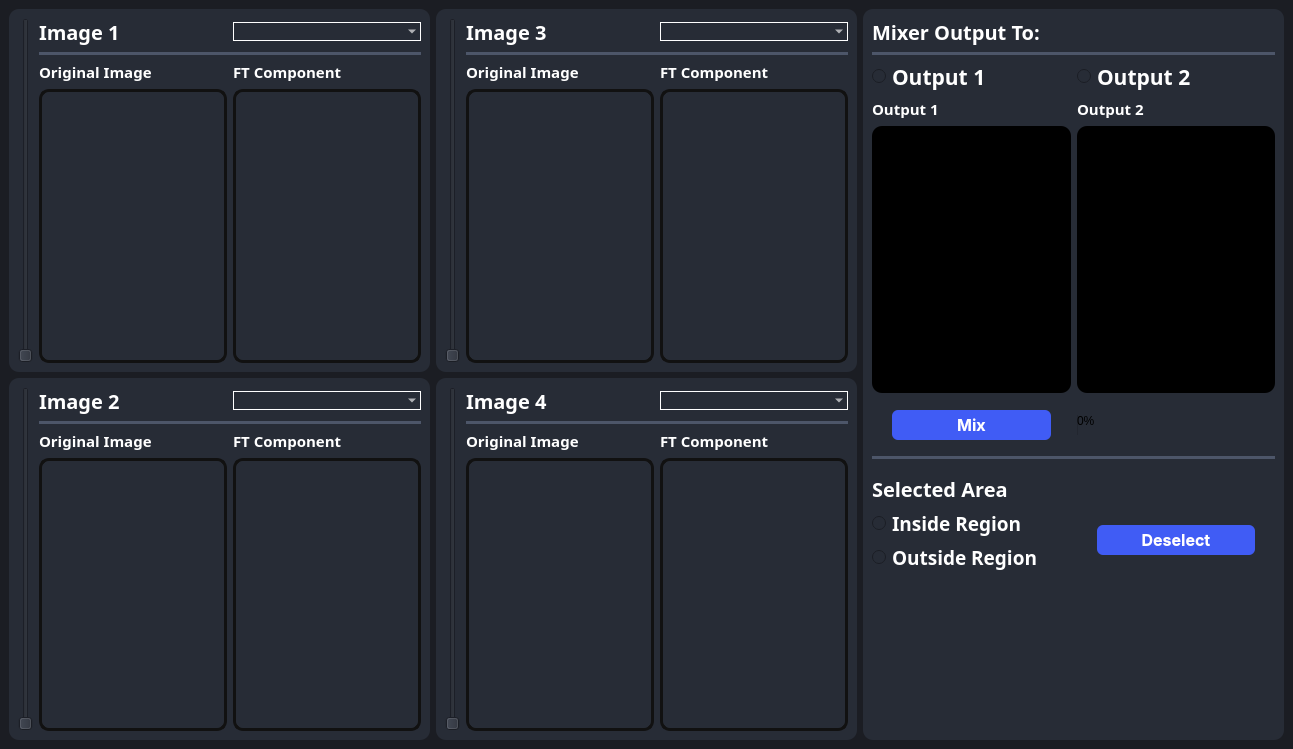
<?xml version="1.0" encoding="UTF-8"?>
<ui version="4.0">
 <class>MainWindow</class>
 <widget class="QMainWindow" name="MainWindow">
  <property name="geometry">
   <rect>
    <x>0</x>
    <y>0</y>
    <width>1293</width>
    <height>749</height>
   </rect>
  </property>
  <property name="windowTitle">
   <string>MainWindow</string>
  </property>
  <property name="styleSheet">
   <string notr="true">background-color: #1b1d23;</string>
  </property>
  <widget class="QWidget" name="centralwidget">
   <property name="styleSheet">
    <string notr="true">background-color: #1b1d23;</string>
   </property>
   <layout class="QHBoxLayout" name="horizontalLayout_11">
    <item>
     <layout class="QVBoxLayout" name="verticalLayout_left">
      <item>
       <widget class="QFrame" name="frame">
        <property name="styleSheet">
         <string notr="true">border-radius: 10px;
background-color: rgb(39, 44, 54);
border: none;

</string>
        </property>
        <property name="frameShape">
         <enum>QFrame::StyledPanel</enum>
        </property>
        <property name="frameShadow">
         <enum>QFrame::Raised</enum>
        </property>
        <layout class="QGridLayout" name="gridLayout">
         <property name="leftMargin">
          <number>9</number>
         </property>
         <item row="0" column="1">
          <layout class="QVBoxLayout" name="verticalLayout_3">
           <property name="leftMargin">
            <number>0</number>
           </property>
           <item>
            <layout class="QHBoxLayout" name="horizontalLayout">
             <item>
              <widget class="QLabel" name="label">
               <property name="font">
                <font>
                 <family>Overpass Black</family>
                 <pointsize>-1</pointsize>
                 <bold>true</bold>
                </font>
               </property>
               <property name="styleSheet">
                <string notr="true">color:white;
font-size:20px;
margin: 0 0 ;</string>
               </property>
               <property name="text">
                <string>Image 1</string>
               </property>
              </widget>
             </item>
             <item>
              <widget class="QComboBox" name="combo1">
               <property name="styleSheet">
                <string notr="true">QComboBox {
    font-family: &quot;Overpass&quot;;
    font-weight: 600; /* Semibold */
    font-size: 10pt; /* Adjust the font size as needed */
    color: white; /* Set the text color to white */
    border: 1px solid white; /* Set the border to 1px solid white */
background: rgba(74, 74, 74, 0);
	border-radius: 10px;
}</string>
               </property>
              </widget>
             </item>
            </layout>
           </item>
           <item>
            <widget class="Line" name="line_10">
             <property name="styleSheet">
              <string notr="true">/* Line style */

  /* Set the width of the line */
  width: 20px;

  /* Set the height of the line */
  height: 5px;

  /* Set the background color of the line */
  background-color:rgb(77, 86, 105);

  /* Set the border of the line */
  border: 10px;

  /* Set the border radius of the line */
  border-radius:5px;




</string>
             </property>
             <property name="orientation">
              <enum>Qt::Horizontal</enum>
             </property>
            </widget>
           </item>
           <item>
            <layout class="QHBoxLayout" name="horizontalLayout_2">
             <item>
              <layout class="QVBoxLayout" name="verticalLayout" stretch="0,5">
               <item>
                <widget class="QLabel" name="label_2">
                 <property name="font">
                  <font>
                   <family>Oswald SemiBold</family>
                   <pointsize>11</pointsize>
                   <bold>true</bold>
                  </font>
                 </property>
                 <property name="styleSheet">
                  <string notr="true">color:white;
font-weight:10000px;
</string>
                 </property>
                 <property name="text">
                  <string>Original Image</string>
                 </property>
                </widget>
               </item>
               <item>
                <widget class="QWidget" name="original1" native="true">
                 <property name="styleSheet">
                  <string notr="true">QWidget {
 border: 3px solid rgb(17,17,17);
}</string>
                 </property>
                </widget>
               </item>
              </layout>
             </item>
             <item>
              <layout class="QVBoxLayout" name="verticalLayout_2" stretch="0,5">
               <item>
                <widget class="QLabel" name="label_3">
                 <property name="font">
                  <font>
                   <family>Oswald SemiBold</family>
                   <pointsize>11</pointsize>
                   <bold>true</bold>
                  </font>
                 </property>
                 <property name="styleSheet">
                  <string notr="true">color:white;
font-weight:10000px;</string>
                 </property>
                 <property name="text">
                  <string>FT Component</string>
                 </property>
                </widget>
               </item>
               <item>
                <widget class="QWidget" name="component_image1" native="true">
                 <property name="styleSheet">
                  <string notr="true">border: 3px solid rgb(17,17,17);</string>
                 </property>
                </widget>
               </item>
              </layout>
             </item>
            </layout>
           </item>
          </layout>
         </item>
         <item row="0" column="0">
          <widget class="QSlider" name="Slider_weight1">
           <property name="layoutDirection">
            <enum>Qt::LeftToRight</enum>
           </property>
           <property name="orientation">
            <enum>Qt::Vertical</enum>
           </property>
          </widget>
         </item>
        </layout>
       </widget>
      </item>
      <item>
       <widget class="QFrame" name="frame_2">
        <property name="styleSheet">
         <string notr="true">background-color: rgb(39, 44, 54);
border-radius: 10px;
border: none;</string>
        </property>
        <property name="frameShape">
         <enum>QFrame::StyledPanel</enum>
        </property>
        <property name="frameShadow">
         <enum>QFrame::Raised</enum>
        </property>
        <layout class="QGridLayout" name="gridLayout_2">
         <property name="leftMargin">
          <number>9</number>
         </property>
         <item row="0" column="1">
          <layout class="QVBoxLayout" name="verticalLayout_4">
           <property name="leftMargin">
            <number>0</number>
           </property>
           <item>
            <layout class="QHBoxLayout" name="horizontalLayout_3">
             <item>
              <widget class="QLabel" name="label_4">
               <property name="font">
                <font>
                 <family>Overpass Black</family>
                 <pointsize>-1</pointsize>
                 <bold>true</bold>
                </font>
               </property>
               <property name="styleSheet">
                <string notr="true">color:white;
font-size:20px;
margin: 0 0 ;</string>
               </property>
               <property name="text">
                <string>Image 2</string>
               </property>
              </widget>
             </item>
             <item>
              <widget class="QComboBox" name="combo2">
               <property name="styleSheet">
                <string notr="true">QComboBox {
    font-family: &quot;Overpass&quot;;
    font-weight: 600; /* Semibold */
    font-size: 10pt; /* Adjust the font size as needed */
    color: white; /* Set the text color to white */
    border: 1px solid white; /* Set the border to 1px solid white */
background: rgba(74, 74, 74, 0);
	border-radius: 10px;
}</string>
               </property>
              </widget>
             </item>
            </layout>
           </item>
           <item>
            <widget class="Line" name="line_12">
             <property name="styleSheet">
              <string notr="true">/* Line style */

  /* Set the width of the line */
  width: 20px;

  /* Set the height of the line */
  height: 5px;

  /* Set the background color of the line */
  background-color:rgb(77, 86, 105);

  /* Set the border of the line */
  border: 10px;

  /* Set the border radius of the line */
  border-radius:5px;




</string>
             </property>
             <property name="orientation">
              <enum>Qt::Horizontal</enum>
             </property>
            </widget>
           </item>
           <item>
            <layout class="QHBoxLayout" name="horizontalLayout_4">
             <item>
              <layout class="QVBoxLayout" name="verticalLayout_5" stretch="0,5">
               <item>
                <widget class="QLabel" name="label_5">
                 <property name="font">
                  <font>
                   <family>Oswald SemiBold</family>
                   <pointsize>11</pointsize>
                   <bold>true</bold>
                  </font>
                 </property>
                 <property name="styleSheet">
                  <string notr="true">color:white;
font-weight:10000px;</string>
                 </property>
                 <property name="text">
                  <string>Original Image</string>
                 </property>
                </widget>
               </item>
               <item>
                <widget class="QWidget" name="original2" native="true">
                 <property name="styleSheet">
                  <string notr="true">border: 3px solid rgb(17,17,17);</string>
                 </property>
                </widget>
               </item>
              </layout>
             </item>
             <item>
              <layout class="QVBoxLayout" name="verticalLayout_6" stretch="0,5">
               <item>
                <widget class="QLabel" name="label_6">
                 <property name="font">
                  <font>
                   <family>Oswald SemiBold</family>
                   <pointsize>11</pointsize>
                   <bold>true</bold>
                  </font>
                 </property>
                 <property name="styleSheet">
                  <string notr="true">color:white;
font-weight:10000px;</string>
                 </property>
                 <property name="text">
                  <string>FT Component</string>
                 </property>
                </widget>
               </item>
               <item>
                <widget class="QWidget" name="component_image2" native="true">
                 <property name="styleSheet">
                  <string notr="true">border: 3px solid rgb(17,17,17);</string>
                 </property>
                </widget>
               </item>
              </layout>
             </item>
            </layout>
           </item>
          </layout>
         </item>
         <item row="0" column="0">
          <widget class="QSlider" name="Slider_weight2">
           <property name="orientation">
            <enum>Qt::Vertical</enum>
           </property>
          </widget>
         </item>
        </layout>
       </widget>
      </item>
     </layout>
    </item>
    <item>
     <layout class="QVBoxLayout" name="verticalLayout_right">
      <item>
       <widget class="QFrame" name="frame_3">
        <property name="styleSheet">
         <string notr="true">background-color: rgb(39, 44, 54);
border-radius: 10px;
border: none;</string>
        </property>
        <property name="frameShape">
         <enum>QFrame::StyledPanel</enum>
        </property>
        <property name="frameShadow">
         <enum>QFrame::Raised</enum>
        </property>
        <layout class="QGridLayout" name="gridLayout_3">
         <item row="0" column="1">
          <layout class="QVBoxLayout" name="verticalLayout_9">
           <item>
            <layout class="QHBoxLayout" name="horizontalLayout_5">
             <item>
              <widget class="QLabel" name="label_7">
               <property name="font">
                <font>
                 <family>Overpass Black</family>
                 <pointsize>-1</pointsize>
                 <bold>true</bold>
                </font>
               </property>
               <property name="styleSheet">
                <string notr="true">color:white;
font-size:20px;
margin: 0 0 ;</string>
               </property>
               <property name="text">
                <string>Image 3</string>
               </property>
              </widget>
             </item>
             <item>
              <widget class="QComboBox" name="combo3">
               <property name="styleSheet">
                <string notr="true">QComboBox {
    font-family: &quot;Overpass&quot;;
    font-weight: 600; /* Semibold */
    font-size: 10pt; /* Adjust the font size as needed */
    color: white; /* Set the text color to white */
    border: 1px solid white; /* Set the border to 1px solid white */
background: rgba(74, 74, 74, 0);
	border-radius: 10px;
}</string>
               </property>
              </widget>
             </item>
            </layout>
           </item>
           <item>
            <widget class="Line" name="line_11">
             <property name="styleSheet">
              <string notr="true">/* Line style */

  /* Set the width of the line */
  width: 20px;

  /* Set the height of the line */
  height: 5px;

  /* Set the background color of the line */
  background-color:rgb(77, 86, 105);

  /* Set the border of the line */
  border: 10px;

  /* Set the border radius of the line */
  border-radius:5px;




</string>
             </property>
             <property name="orientation">
              <enum>Qt::Horizontal</enum>
             </property>
            </widget>
           </item>
           <item>
            <layout class="QHBoxLayout" name="horizontalLayout_6">
             <item>
              <layout class="QVBoxLayout" name="verticalLayout_10" stretch="0,5">
               <item>
                <widget class="QLabel" name="label_8">
                 <property name="font">
                  <font>
                   <family>Oswald SemiBold</family>
                   <pointsize>11</pointsize>
                   <bold>true</bold>
                  </font>
                 </property>
                 <property name="styleSheet">
                  <string notr="true">color:white;
font-weight:10000px;</string>
                 </property>
                 <property name="text">
                  <string>Original Image</string>
                 </property>
                </widget>
               </item>
               <item>
                <widget class="QWidget" name="original3" native="true">
                 <property name="styleSheet">
                  <string notr="true">border: 3px solid rgb(17,17,17);</string>
                 </property>
                </widget>
               </item>
              </layout>
             </item>
             <item>
              <layout class="QVBoxLayout" name="verticalLayout_11" stretch="0,5">
               <item>
                <widget class="QLabel" name="label_9">
                 <property name="font">
                  <font>
                   <family>Oswald SemiBold</family>
                   <pointsize>11</pointsize>
                   <bold>true</bold>
                  </font>
                 </property>
                 <property name="styleSheet">
                  <string notr="true">color:white;
font-weight:10000px;</string>
                 </property>
                 <property name="text">
                  <string>FT Component</string>
                 </property>
                </widget>
               </item>
               <item>
                <widget class="QWidget" name="component_image3" native="true">
                 <property name="styleSheet">
                  <string notr="true">border: 3px solid rgb(17,17,17);</string>
                 </property>
                </widget>
               </item>
              </layout>
             </item>
            </layout>
           </item>
          </layout>
         </item>
         <item row="0" column="0">
          <widget class="QSlider" name="Slider_weight3">
           <property name="orientation">
            <enum>Qt::Vertical</enum>
           </property>
          </widget>
         </item>
        </layout>
       </widget>
      </item>
      <item>
       <widget class="QFrame" name="frame_4">
        <property name="styleSheet">
         <string notr="true">background-color: rgb(39, 44, 54);
border-radius: 10px;
border: none;</string>
        </property>
        <property name="frameShape">
         <enum>QFrame::StyledPanel</enum>
        </property>
        <property name="frameShadow">
         <enum>QFrame::Raised</enum>
        </property>
        <layout class="QGridLayout" name="gridLayout_4">
         <item row="0" column="1">
          <layout class="QVBoxLayout" name="verticalLayout_12">
           <item>
            <layout class="QHBoxLayout" name="horizontalLayout_7">
             <item>
              <widget class="QLabel" name="label_10">
               <property name="font">
                <font>
                 <family>Overpass Black</family>
                 <pointsize>-1</pointsize>
                 <bold>true</bold>
                </font>
               </property>
               <property name="styleSheet">
                <string notr="true">color:white;
font-size:20px;
margin: 0 0 ;</string>
               </property>
               <property name="text">
                <string>Image 4</string>
               </property>
              </widget>
             </item>
             <item>
              <widget class="QComboBox" name="combo4">
               <property name="styleSheet">
                <string notr="true">QComboBox {
    font-family: &quot;Overpass&quot;;
    font-weight: 600; /* Semibold */
    font-size: 10pt; /* Adjust the font size as needed */
    color: white; /* Set the text color to white */
    border: 1px solid white; /* Set the border to 1px solid white */
background: rgba(74, 74, 74, 0);
	border-radius: 10px;
}</string>
               </property>
              </widget>
             </item>
            </layout>
           </item>
           <item>
            <widget class="Line" name="line_14">
             <property name="styleSheet">
              <string notr="true">/* Line style */

  /* Set the width of the line */
  width: 20px;

  /* Set the height of the line */
  height: 5px;

  /* Set the background color of the line */
  background-color:rgb(77, 86, 105);

  /* Set the border of the line */
  border: 10px;

  /* Set the border radius of the line */
  border-radius:5px;




</string>
             </property>
             <property name="orientation">
              <enum>Qt::Horizontal</enum>
             </property>
            </widget>
           </item>
           <item>
            <layout class="QHBoxLayout" name="horizontalLayout_8">
             <item>
              <layout class="QVBoxLayout" name="verticalLayout_13" stretch="0,5">
               <item>
                <widget class="QLabel" name="label_11">
                 <property name="font">
                  <font>
                   <family>Oswald SemiBold</family>
                   <pointsize>11</pointsize>
                   <bold>true</bold>
                  </font>
                 </property>
                 <property name="styleSheet">
                  <string notr="true">color:white;
font-weight:10000px;</string>
                 </property>
                 <property name="text">
                  <string>Original Image</string>
                 </property>
                </widget>
               </item>
               <item>
                <widget class="QWidget" name="original4" native="true">
                 <property name="styleSheet">
                  <string notr="true">border: 3px solid rgb(17,17,17);</string>
                 </property>
                </widget>
               </item>
              </layout>
             </item>
             <item>
              <layout class="QVBoxLayout" name="verticalLayout_14" stretch="0,5">
               <item>
                <widget class="QLabel" name="label_12">
                 <property name="font">
                  <font>
                   <family>Oswald SemiBold</family>
                   <pointsize>11</pointsize>
                   <bold>true</bold>
                  </font>
                 </property>
                 <property name="styleSheet">
                  <string notr="true">color:white;
font-weight:10000px;</string>
                 </property>
                 <property name="text">
                  <string>FT Component</string>
                 </property>
                </widget>
               </item>
               <item>
                <widget class="QWidget" name="component_image4" native="true">
                 <property name="styleSheet">
                  <string notr="true">border: 3px solid rgb(17,17,17);</string>
                 </property>
                </widget>
               </item>
              </layout>
             </item>
            </layout>
           </item>
          </layout>
         </item>
         <item row="0" column="0">
          <widget class="QSlider" name="Slider_weight4">
           <property name="orientation">
            <enum>Qt::Vertical</enum>
           </property>
          </widget>
         </item>
        </layout>
       </widget>
      </item>
     </layout>
    </item>
    <item>
     <widget class="QFrame" name="frame_right">
      <property name="styleSheet">
       <string notr="true">background-color: rgb(39, 44, 54);
border-radius: 10px;
border: none;</string>
      </property>
      <property name="frameShape">
       <enum>QFrame::StyledPanel</enum>
      </property>
      <property name="frameShadow">
       <enum>QFrame::Raised</enum>
      </property>
      <layout class="QVBoxLayout" name="verticalLayout_18" stretch="0,0,2,0,0,0,0,0">
       <item>
        <widget class="QLabel" name="mixerOutputTo">
         <property name="font">
          <font>
           <family>Overpass Black</family>
           <pointsize>-1</pointsize>
           <bold>true</bold>
          </font>
         </property>
         <property name="styleSheet">
          <string notr="true">color:white;
font-size:20px;
margin: 0 0 ;</string>
         </property>
         <property name="text">
          <string>Mixer Output To:</string>
         </property>
        </widget>
       </item>
       <item>
        <widget class="Line" name="line_15">
         <property name="styleSheet">
          <string notr="true">/* Line style */

  /* Set the width of the line */
  width: 20px;

  /* Set the height of the line */
  height: 5px;

  /* Set the background color of the line */
  background-color:rgb(77, 86, 105);

  /* Set the border of the line */
  border: 10px;

  /* Set the border radius of the line */
  border-radius:5px;




</string>
         </property>
         <property name="orientation">
          <enum>Qt::Horizontal</enum>
         </property>
        </widget>
       </item>
       <item>
        <layout class="QVBoxLayout" name="verticalLayout_17">
         <item>
          <layout class="QHBoxLayout" name="horizontalLayout_Routput">
           <item>
            <widget class="QRadioButton" name="radioButton1">
             <property name="font">
              <font>
               <family>Oswald SemiBold</family>
               <pointsize>16</pointsize>
               <bold>true</bold>
              </font>
             </property>
             <property name="styleSheet">
              <string notr="true">color:white;
font-weight:10000px;</string>
             </property>
             <property name="text">
              <string>Output 1</string>
             </property>
             <attribute name="buttonGroup">
              <string notr="true">buttonGroup</string>
             </attribute>
            </widget>
           </item>
           <item>
            <widget class="QRadioButton" name="radioButton2">
             <property name="font">
              <font>
               <family>Oswald SemiBold</family>
               <pointsize>16</pointsize>
               <bold>true</bold>
              </font>
             </property>
             <property name="styleSheet">
              <string notr="true">color:white;
font-weight:10000px;</string>
             </property>
             <property name="text">
              <string>Output 2</string>
             </property>
             <attribute name="buttonGroup">
              <string notr="true">buttonGroup</string>
             </attribute>
            </widget>
           </item>
          </layout>
         </item>
         <item>
          <layout class="QHBoxLayout" name="horizontalLayout_output">
           <property name="bottomMargin">
            <number>11</number>
           </property>
           <item>
            <layout class="QVBoxLayout" name="verticalLayout_OP1" stretch="0,5">
             <item>
              <widget class="QLabel" name="label_op1">
               <property name="font">
                <font>
                 <family>Oswald SemiBold</family>
                 <pointsize>11</pointsize>
                 <bold>true</bold>
                </font>
               </property>
               <property name="styleSheet">
                <string notr="true">color:white;
font-weight:10000px;</string>
               </property>
               <property name="text">
                <string>Output 1</string>
               </property>
              </widget>
             </item>
             <item>
              <widget class="QWidget" name="output1_port" native="true">
               <property name="styleSheet">
                <string notr="true">background-color: rgb(0, 0, 0);</string>
               </property>
              </widget>
             </item>
            </layout>
           </item>
           <item>
            <layout class="QVBoxLayout" name="verticalLayout_OP2" stretch="0,5">
             <item>
              <widget class="QLabel" name="label_op2">
               <property name="font">
                <font>
                 <family>Oswald SemiBold</family>
                 <pointsize>11</pointsize>
                 <bold>true</bold>
                </font>
               </property>
               <property name="styleSheet">
                <string notr="true">color:white;
font-weight:10000px;</string>
               </property>
               <property name="text">
                <string>Output 2</string>
               </property>
              </widget>
             </item>
             <item>
              <widget class="QWidget" name="output2_port" native="true">
               <property name="styleSheet">
                <string notr="true">background-color: rgb(0, 0, 0);</string>
               </property>
              </widget>
             </item>
            </layout>
           </item>
          </layout>
         </item>
        </layout>
       </item>
       <item>
        <layout class="QHBoxLayout" name="horizontalLayout_10">
         <property name="bottomMargin">
          <number>10</number>
         </property>
         <item>
          <widget class="QPushButton" name="mixxer">
           <property name="font">
            <font>
             <family>-apple-system</family>
             <pointsize>12</pointsize>
             <bold>true</bold>
            </font>
           </property>
           <property name="styleSheet">
            <string notr="true">QPushButton{
  appearance: button;
  background-color: #405cf5;
  border-radius: 6px;
  border-width: 0;
  box-shadow: rgba(50, 50, 93, .1) 0 0 0 1px inset,rgba(50, 50, 93, .1) 0 2px 5px 0,rgba(0, 0, 0, .07) 0 1px 1px 0;
  color: #fff;
  cursor: pointer;
  font-family: -apple-system,system-ui,&quot;Segoe UI&quot;,Roboto,&quot;Helvetica Neue&quot;,Ubuntu,sans-serif;
  height: 30px;
  margin: 0 20px 0 20px;
  position: center;
  width:70px;
}
QPushButton:hover{
background-color: #283999;
}
QPushButton:pressed{
background-color: #1c2973;
}
</string>
           </property>
           <property name="text">
            <string>Mix</string>
           </property>
           <property name="icon">
            <iconset>
             <normaloff>icons/combine-svgrepo-com.png</normaloff>icons/combine-svgrepo-com.png</iconset>
           </property>
           <property name="iconSize">
            <size>
             <width>25</width>
             <height>25</height>
            </size>
           </property>
          </widget>
         </item>
         <item>
          <widget class="QProgressBar" name="progressBar">
           <property name="sizePolicy">
            <sizepolicy hsizetype="Minimum" vsizetype="Fixed">
             <horstretch>0</horstretch>
             <verstretch>0</verstretch>
            </sizepolicy>
           </property>
           <property name="styleSheet">
            <string notr="true"/>
           </property>
           <property name="value">
            <number>0</number>
           </property>
           <property name="textVisible">
            <bool>true</bool>
           </property>
          </widget>
         </item>
        </layout>
       </item>
       <item>
        <widget class="Line" name="line_17">
         <property name="styleSheet">
          <string notr="true">/* Line style */

  /* Set the width of the line */
  width: 20px;

  /* Set the height of the line */
  height: 5px;

  /* Set the background color of the line */
  background-color:rgb(77, 86, 105);

  /* Set the border of the line */
  border: 10px;

  /* Set the border radius of the line */
  border-radius:5px;




</string>
         </property>
         <property name="orientation">
          <enum>Qt::Horizontal</enum>
         </property>
        </widget>
       </item>
       <item>
        <layout class="QVBoxLayout" name="verticalLayout_16">
         <property name="topMargin">
          <number>10</number>
         </property>
         <item>
          <layout class="QVBoxLayout" name="verticalLayout_15">
           <item>
            <widget class="QLabel" name="selectedArea">
             <property name="font">
              <font>
               <family>Overpass Black</family>
               <pointsize>-1</pointsize>
               <bold>true</bold>
              </font>
             </property>
             <property name="styleSheet">
              <string notr="true">color:white;
font-size:20px;
margin: 0 0 ;</string>
             </property>
             <property name="text">
              <string>Selected Area</string>
             </property>
            </widget>
           </item>
           <item>
            <layout class="QHBoxLayout" name="horizontalLayout_9">
             <item>
              <layout class="QVBoxLayout" name="verticalLayout_7">
               <item>
                <widget class="QRadioButton" name="radioButton_In">
                 <property name="font">
                  <font>
                   <family>Oswald SemiBold</family>
                   <pointsize>14</pointsize>
                   <bold>true</bold>
                  </font>
                 </property>
                 <property name="styleSheet">
                  <string notr="true">color:white;
font-weight:10000px;
</string>
                 </property>
                 <property name="text">
                  <string>Inside Region</string>
                 </property>
                 <attribute name="buttonGroup">
                  <string notr="true">buttonGroup_2</string>
                 </attribute>
                </widget>
               </item>
               <item>
                <widget class="QRadioButton" name="radioButton_Out">
                 <property name="font">
                  <font>
                   <family>Oswald SemiBold</family>
                   <pointsize>14</pointsize>
                   <bold>true</bold>
                  </font>
                 </property>
                 <property name="styleSheet">
                  <string notr="true">color:white;
font-weight:10000px;</string>
                 </property>
                 <property name="text">
                  <string>Outside Region</string>
                 </property>
                 <attribute name="buttonGroup">
                  <string notr="true">buttonGroup_2</string>
                 </attribute>
                </widget>
               </item>
              </layout>
             </item>
             <item>
              <widget class="QPushButton" name="Deselect">
               <property name="font">
                <font>
                 <family>-apple-system</family>
                 <pointsize>12</pointsize>
                 <bold>true</bold>
                </font>
               </property>
               <property name="layoutDirection">
                <enum>Qt::LeftToRight</enum>
               </property>
               <property name="styleSheet">
                <string notr="true">QPushButton{
  appearance: button;
  background-color: #405cf5;
  border-radius: 6px;
  border-width: 0;
  box-shadow: rgba(50, 50, 93, .1) 0 0 0 1px inset,rgba(50, 50, 93, .1) 0 2px 5px 0,rgba(0, 0, 0, .07) 0 1px 1px 0;
  color: #fff;
  cursor: pointer;
  font-family: -apple-system,system-ui,&quot;Segoe UI&quot;,Roboto,&quot;Helvetica Neue&quot;,Ubuntu,sans-serif;
  height: 30px;
  margin: 0 20px 0 20px;
  position: center;
  width:70px;
}
QPushButton:hover{
background-color: #283999;
}
QPushButton:pressed{
background-color: #1c2973;
}
</string>
               </property>
               <property name="text">
                <string>Deselect</string>
               </property>
               <property name="iconSize">
                <size>
                 <width>25</width>
                 <height>20</height>
                </size>
               </property>
              </widget>
             </item>
            </layout>
           </item>
          </layout>
         </item>
        </layout>
       </item>
       <item>
        <spacer name="verticalSpacer">
         <property name="orientation">
          <enum>Qt::Vertical</enum>
         </property>
         <property name="sizeType">
          <enum>QSizePolicy::Maximum</enum>
         </property>
         <property name="sizeHint" stdset="0">
          <size>
           <width>20</width>
           <height>160</height>
          </size>
         </property>
        </spacer>
       </item>
       <item>
        <layout class="QVBoxLayout" name="verticalLayout_8"/>
       </item>
      </layout>
     </widget>
    </item>
   </layout>
  </widget>
  <widget class="QMenuBar" name="menubar">
   <property name="geometry">
    <rect>
     <x>0</x>
     <y>0</y>
     <width>1293</width>
     <height>22</height>
    </rect>
   </property>
  </widget>
 </widget>
 <resources/>
 <connections/>
 <buttongroups>
  <buttongroup name="buttonGroup"/>
  <buttongroup name="buttonGroup_2"/>
 </buttongroups>
</ui>
